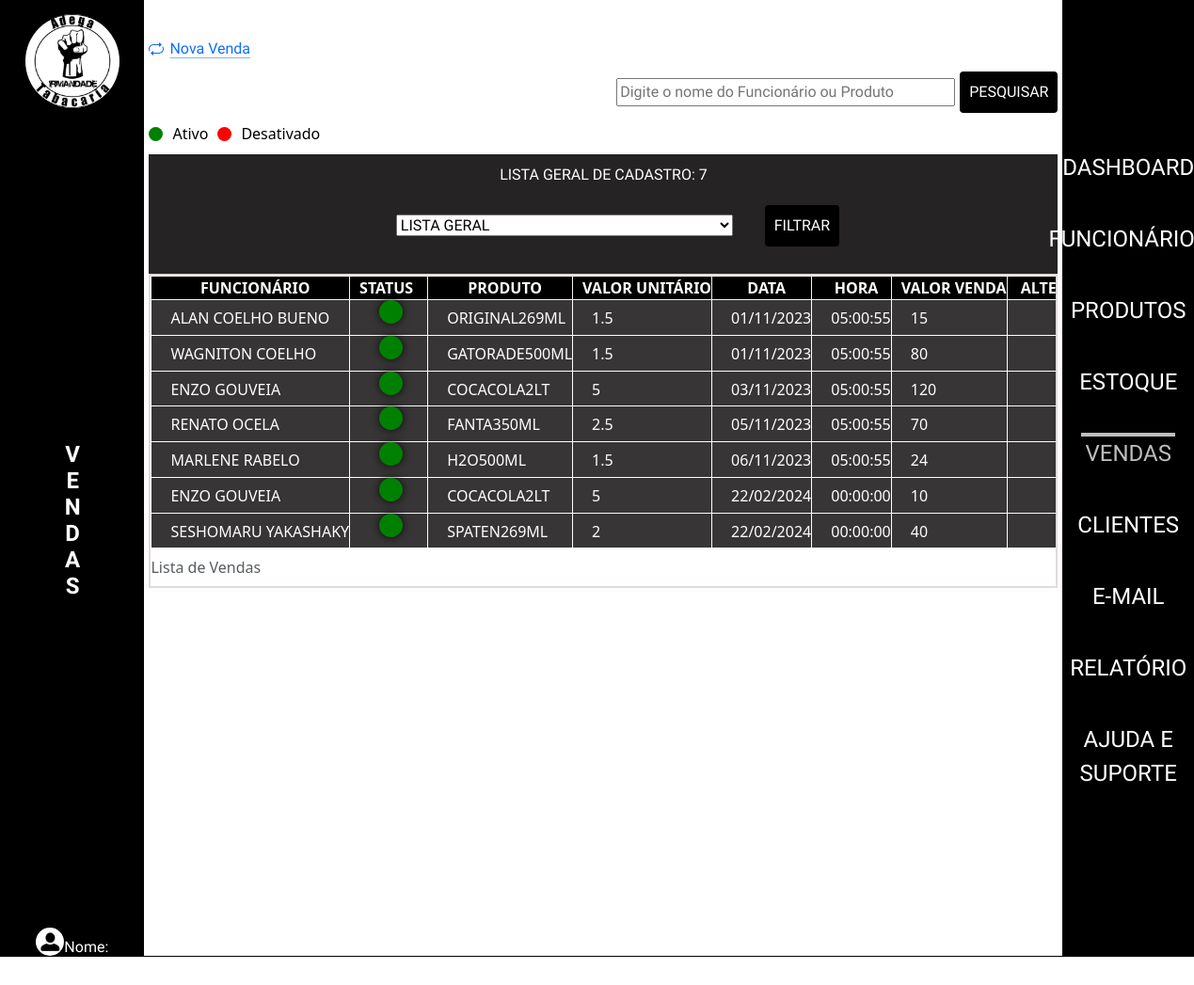
The app's page /admin/index.php?p=vendas with its own data.
### tables this page shows
CREATE TABLE `tblvendas` (
  `idVenda` int(11) NOT NULL,
  `dataVenda` date DEFAULT curdate(),
  `horaVenda` time NOT NULL,
  `statusVenda` varchar(10) DEFAULT NULL,
  `valorTotalVenda` double(10,2) NOT NULL,
  `idFuncionario` int(11) NOT NULL,
  `idProduto` int(11) NOT NULL
);

CREATE TABLE `tblfuncionarios` (
  `idFuncionario` int(11) NOT NULL,
  `nomeFuncionario` varchar(50) NOT NULL,
  `altFuncionario` varchar(50) NOT NULL,
  `cargoFuncionario` varchar(20) NOT NULL,
  `dataNascFuncionario` date NOT NULL,
  `emailFuncionario` varchar(80) NOT NULL,
  `senhaFuncionario` varchar(20) NOT NULL,
  `nivelFuncionario` varchar(15) NOT NULL,
  `dataAdmissaoFuncionario` date NOT NULL,
  `enderecoFuncionario` varchar(50) NOT NULL,
  `telFuncionario` varchar(15) NOT NULL,
  `cepFuncionario` varchar(10) NOT NULL,
  `statusFuncionario` varchar(10) NOT NULL,
  `fotoFuncionario` varchar(100) DEFAULT NULL,
  `linkFaceFuncionario` varchar(150) NOT NULL,
  `linkInstaFuncionario` varchar(150) NOT NULL,
  `linkWhatsFuncionario` varchar(150) NOT NULL
);

CREATE TABLE `tblprodutos` (
  `idProduto` int(11) NOT NULL,
  `nomeProduto` varchar(255) NOT NULL,
  `descricaoProduto` varchar(50) NOT NULL,
  `categoriaProduto` varchar(50) NOT NULL,
  `statusProduto` varchar(255) DEFAULT 'Ativo',
  `precoCompraProduto` double(10,2) NOT NULL,
  `precoVendaProduto` double(10,2) NOT NULL,
  `fornecedorProduto` varchar(20) NOT NULL,
  `dataReceProduto` date DEFAULT curdate(),
  `horaProduto` time DEFAULT curtime()
);

### admin/class/vendas.php (called while the page is built, shortened)
<?php
class VendasClass
{
    public function listarVendasAtivas()
{
    $sql = "SELECT
                v.idVenda,
                v.statusVenda,
                v.valorTotalVenda,
                v.horaVenda,
                v.dataVenda,
                f.nomeFuncionario,
                p.nomeProduto,
                p.precoCompraProduto
            FROM
                tblvendas v
            INNER JOIN
                tblfuncionarios f ON v.idFuncionario = f.idFuncionario
            INNER JOIN
                tblprodutos p ON v.idProduto = p.idProduto
            WHERE
                v.statusVenda = 'ATIVO'";
    $conn = Conexao::LigarConexao();
    $resultado = $conn->query($sql);
    $lista = $resultado->fetchAll();
    return $lista;
}
    public function listarVendasDesativadas()
    {
        $sql = "SELECT
        v.idVenda,
        v.statusVenda,
        v.valorTotalVenda,
        v.horaVenda,
        v.dataVenda,
        f.nomeFuncionario,
        p.nomeProduto,
        p.precoCompraProduto
    FROM
        tblvendas v
    INNER JOIN
        tblfuncionarios f ON v.idFuncionario = f.idFuncionario
    INNER JOIN
        tblprodutos p ON v.idProduto = p.idProduto
    WHERE
        v.statusVenda = 'DESATIVADO'";
        $conn = Conexao::LigarConexao();
        $resultado = $conn->query($sql);
        $lista = $resultado->fetchAll();
        return $lista;
    }
}

### admin/vendas/listar.php (the view, shortened to what this page needs)
<?php
require_once('class/vendas.php');
$venda = new VendasClass();
$listaAtivos = $venda->listarVendasAtivas();
$listaDesativados = $venda->listarVendasDesativadas();
$listaFiltrada = array_merge($listaAtivos, $listaDesativados);
$statusFiltrar = '';
$totalCadastrados = count($listaFiltrada);
$totalAtivos = count($listaAtivos);
$totalDesativados = count($listaDesativados);
?>
<div>
    <a class="icon-link icon-link-hover" style="--bs-icon-link-transform: translate3d(0, -.125rem, 0);" href="index.php?p=vendas&v=cadastrar">
        Nova Venda
    </a>
</div>
<div>
    <form class="CampoPes" action="" method="POST">
        <input type="text" id="searchInput" name="searchInput" placeholder="Digite o nome do Funcionário ou Produto">
        <button type="submit">Pesquisar</button>
    </form>
</div>
<?php if (empty($statusFiltrar) || $statusFiltrar === 'LISTA GERAL') : ?>
    <div class="legenda-status">
        <div class="bolinha verde"></div>
        <span>Ativo</span>
        <div class="bolinha vermelha"></div>
        <span>Desativado</span>
    </div>
<?php endif; ?>
<form class="formStatus" action="" method="POST">
    <div>
        <select class="seleAtual" aria-label="Default select example" name="statusVenda">
            <option value="" <?php echo empty($statusFiltrar) ? 'selected' : 'LISTA GERAL'; ?>>LISTA GERAL</option>
        </select>
        <button type="submit">Filtrar</button>
    </div>
    <div>
        <?php if ($statusFiltrar === 'ATIVO') : ?>
            <p class="total">Total de ativos: <?php echo $totalAtivos; ?></p>
        <?php elseif ($statusFiltrar === 'DESATIVADO') : ?>
            <p class="total">Total de desativados: <?php echo $totalDesativados; ?></p>
        <?php else : ?>
            <p class="total">Lista Geral de Cadastro: <?php echo $totalCadastrados; ?></p>
        <?php endif; ?>
    </div>
</form>
<div class="table-container" id="arrastarMouse">
    <div>
        <table>
            <caption>Lista de Vendas</caption>
            <thead>
                <tr>
                <th>Funcionário</th>
                <?php if (empty($statusFiltrar) || $statusFiltrar === 'LISTA GERAL') : ?>
                        <th class="spanstatus" >Status</th>
                    <?php endif; ?>
                    <th>Produto</th>
                    <th>Valor Unitário</th>
                    <th>Data</th>
                    <th>Hora</th>
                    <th>Valor Venda</th>
                    <?php if ($statusFiltrar !== 'DESATIVADO') : ?>
                        <th>Alterar ou Desativar</th>
                    <?php endif; ?>
                </tr>
            </thead>
            <tbody>
                <?php foreach ($listaFiltrada as $linha) : ?>
                    <?php if (empty($statusFiltrar) || $linha['statusVenda'] === $statusFiltrar) : ?>
                        <tr>
                        <td><?php echo $linha['nomeFuncionario'] ?></td>
                        <?php if (empty($statusFiltrar) || $statusFiltrar === 'LISTA GERAL') : ?>
                                <td class="spanstatus">
                                    <?php if ($linha['statusVenda'] === 'ATIVO') : ?>
                                        <span class="status-span active-status"></span>
                                    <?php else : ?>
                                        <span class="status-span inactive-status"></span>
                                    <?php endif; ?>
                                </td>
                            <?php endif; ?>
                            <td><?php echo $linha['nomeProduto'] ?></td>
                            <td><?php echo $linha['precoCompraProduto'] ?></td>
                            <td><?php echo date('d/m/Y', strtotime($linha['dataVenda'])) ?></td>
                            <td><?php echo $linha['horaVenda'] ?></td>
                            <td><?php echo $linha['valorTotalVenda'] ?></td>
                            <?php if ($statusFiltrar !== 'DESATIVADO') : ?>
                                <td class="btngrudsicone">
                                    <a href="index.php?p=vendas&v=atualizar&id=<?php echo $linha['idVenda'] ?>">
                                       <img src="./img/setas-flechas.png" alt="">
                                    </a>
                                </td>
                            <?php endif; ?>
                        </tr>
                    <?php endif; ?>
                <?php endforeach; ?>
            </tbody>
        </table>
    </div>
</div>

### admin/css/estilo.css (style rules this page uses)
* a, h1, h2, h3, h4 { font-family: 'Secular One'; font-size: 16px; text-align: center; margin: 0; padding: 0; box-sizing: border-box; }
body { display: flex; flex-direction: column; min-height: 100vh; color: #ffffff; }
.table-container { max-height: 800px; overflow-y: auto; overflow-x: auto; border: 2px solid #e3dada; text-align: justify; white-space: nowrap; cursor: grab; }
table { width: 100%; border-collapse: collapse; border: 1px solid #f8f1f1; }
td { background: #373535; border: 1px solid #fff; color: #fff; text-indent: 20px; text-transform: uppercase; width: 100%; }
th { border: 1px solid #f8f1f1; text-align: center; font-size: 1.0em; font-weight: bold; text-transform: uppercase; text-indent: 10px; background: #000000; color: #ffffff; }
form { display: flex; flex-direction: column; align-items: center; background: #252323; width: 100%; font-family: 'Secular One'; text-transform: uppercase; }
input { margin: 5px 5px; width: 360px; }
select { margin: 30px; }
button { margin: 10px 0; padding: 10px; background-color: #000000; color: #fff; border: none; border-radius: 4px; text-transform: uppercase; }
.seleAtual { width: 358px; }
.total { color: #ffffff; font-size: 1.0em; margin-bottom: 0; }
.formStatus { display: flex; flex-direction: column-reverse; justify-content: space-around; padding: 10px; }
.CampoPes { display: flex; justify-content: flex-end; flex-direction: row; background: none; }
.btngrudsicone img { margin-right: 30px; margin-left: 30px; }
.spanstatus { text-align: center; padding-right: 15px; }
.status-span { display: inline-block; width: 25px; height: 25px; border-radius: 50%; box-shadow: 0 0 10px rgba(0, 0, 0, 0.8); }
.active-status { background-color: green; animation: pulse 1s infinite alternate; padding: 5px 5px; }
.legenda-status { display: flex; align-items: center; gap: 10px; margin-bottom: 10px; }
.bolinha { width: 15px; height: 15px; border-radius: 50%; }
.verde { background-color: green; }
.vermelha { background-color: red; }

### records on screen
tblvendas: idFuncionario.nomeFuncionario "ALAN COELHO BUENO", statusVenda "ATIVO" (drawn), idProduto.nomeProduto "ORIGINAL269ML", idProduto.precoCompraProduto "1.5", dataVenda "01/11/2023", horaVenda "05:00:55", valorTotalVenda "15"
tblvendas: idFuncionario.nomeFuncionario "WAGNITON COELHO", statusVenda "ATIVO" (drawn), idProduto.nomeProduto "GATORADE500ML", idProduto.precoCompraProduto "1.5", dataVenda "01/11/2023", horaVenda "05:00:55", valorTotalVenda "80"
tblvendas: idFuncionario.nomeFuncionario "ENZO GOUVEIA", statusVenda "ATIVO" (drawn), idProduto.nomeProduto "COCACOLA2LT", idProduto.precoCompraProduto "5", dataVenda "03/11/2023", horaVenda "05:00:55", valorTotalVenda "120"
tblvendas: idFuncionario.nomeFuncionario "RENATO OCELA", statusVenda "ATIVO" (drawn), idProduto.nomeProduto "FANTA350ML", idProduto.precoCompraProduto "2.5", dataVenda "05/11/2023", horaVenda "05:00:55", valorTotalVenda "70"
tblvendas: idFuncionario.nomeFuncionario "MARLENE RABELO", statusVenda "ATIVO" (drawn), idProduto.nomeProduto "H2O500ML", idProduto.precoCompraProduto "1.5", dataVenda "06/11/2023", horaVenda "05:00:55", valorTotalVenda "24"
tblvendas: idFuncionario.nomeFuncionario "ENZO GOUVEIA", statusVenda "ATIVO" (drawn), idProduto.nomeProduto "COCACOLA2LT", idProduto.precoCompraProduto "5", dataVenda "22/02/2024", horaVenda "00:00:00", valorTotalVenda "10"
tblvendas: idFuncionario.nomeFuncionario "SESHOMARU YAKASHAKY", statusVenda "ATIVO" (drawn), idProduto.nomeProduto "SPATEN269ML", idProduto.precoCompraProduto "2", dataVenda "22/02/2024", horaVenda "00:00:00", valorTotalVenda "40"

### other values on screen
$texto[$i] "V"
$texto[$i] "E"
$texto[$i] "N"
$texto[$i] "D"
$texto[$i] "A"
$texto[$i] "S"
$totalCadastrados "7"
